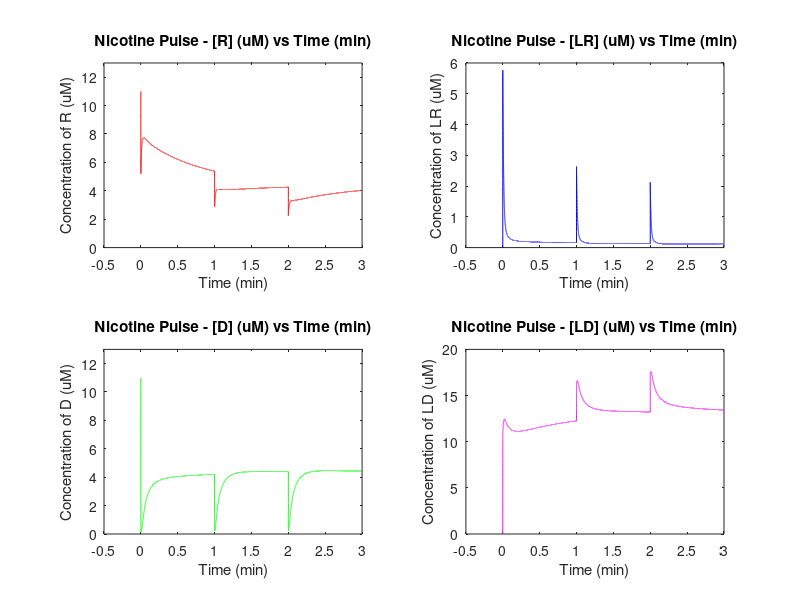

MATLAB code to generate this figure:
% This program will solve a series of differential equations using Matlab's
% built-in ODE solver. 
% This program will solve the problem presented in part 2, but will also
% account for additional concentrations of nicotine accumulated from
% smoking cigarettes

function hw2c

clear all;
close all;

% iii. First Nicotine Pulse (From time t=0 to time t=1 (in minutes))

% Initial Concentrations
initialL = 11; % micromoles
initialR = 11; % micromoles
initialD = 11; % micromoles
initialLR = 0; % micromoles
initialLD = 0; % micromoles

% Setup and Call to ODE45
trange0 = [0 1];  % time interval 0 in minutes
x0=[initialL+15 initialR initialD initialLR initialLD]; % initial condition
[tpulse0,xpulse0]=ode45(@ODE45SPde,trange0, x0,odeset('RelTol', 1e-5, 'AbsTol', 1e-5));


% iv. Second Nicotine Pulse (From time t=1 to time t=2 (in minutes))

trange1 = [1 2]; %time interval 1 in minutes
x1 =[xpulse0(end,1)+15 xpulse0(end,2) xpulse0(end,3) xpulse0(end,4) xpulse0(end,5)];
[tpulse1,xpulse1]=ode45(@ODE45SPde, trange1, x1, odeset('RelTol',1e-5,'AbsTol',1e-5));


% v. Third Nicotine Pulse (From time t=2 to time t=3 (in minutes))

trange2 = [2 3];
x2=[xpulse1(end,1)+15 xpulse1(end,2) xpulse1(end,3) xpulse1(end,4) xpulse1(end,5)];
[tpulse2,xpulse2]=ode45(@ODE45SPde, trange2, x2, odeset('RelTol',1e-5,'AbsTol',1e-5));

% vi. Vector concatenations

timeConcatentaion = [tpulse0; tpulse1; tpulse2];
concentrationConcatentation = [xpulse0; xpulse1; xpulse2];

%
%Plotting

%Subplot 1
subplot(2,2,1)
plot(timeConcatentaion,concentrationConcatentation(:,2),'r-')
xlim([-.5,3])
ylim([0, 13])
xlabel('Time (min)')
ylabel('Concentration of R (uM)')
title('Nicotine Pulse - [R] (uM) vs Time (min)')

%Subplot 2
subplot(2,2,2)
plot(timeConcatentaion,concentrationConcatentation(:,4), 'b-')
xlim([-.5,3])
xlabel('Time (min)')
ylabel('Concentration of LR (uM)')
title('Nicotine Pulse - [LR] (uM) vs Time (min)')

%Subplot 3
subplot(2,2,3)
plot(timeConcatentaion,concentrationConcatentation(:,3),'g-')
xlim([-.5,3])
ylim([0,13])
xlabel('Time (min)')
ylabel('Concentration of D (uM)')
title('Nicotine Pulse - [D] (uM) vs Time (min)')

%Subplot 4
subplot(2, 2, 4)
plot(timeConcatentaion,concentrationConcatentation(:,5), 'm-')
xlim([-.5,3])
xlabel('Time (min)')
ylabel('Concentration of LD (uM)')
title('Nicotine Pulse - [LD] (uM) vs Time (min)')

return

% ODE45SPde function:
function dxdt= ODE45SPde(t,x)

% Values of Rate constants
k1 = 600; % uM^-1min^-1
k2 = 6000; % min^-1
k3 = 28.8; % min^-1
k4 = 0.288; % min^-1
k5 = 600; % uM^-1min^-1
k6 = 60; % min^-1
k7 = 0.8; % uM^-1min^-1
k8 = 0.8; % uM^-1min^-1
k9 = 36.0; % uMmin^-1
k10 = 120.0; %min^-1

dxdt=[-k1*x(1)*x(2)+k2*x(4)-k5*x(1)*x(3)+k6*x(5)+k9-k10*x(1);
      -k1*x(1)*x(2)+k2*x(4)-k7*x(1)*x(2)+k8*x(1)*x(3);
      -k5*x(1)*x(3)+k6*x(5)+k7*x(1)*x(2)-k8*x(1)*x(3);
       k1*x(1)*x(2)-k2*x(4)-k3*x(4)+k4*x(5);
       k3*x(4)-k4*x(5)+k5*x(1)*x(3)-k6*x(5)];
return